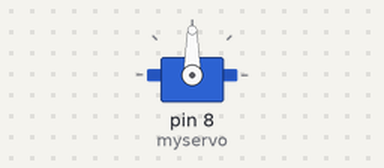
Recording of a sketch running on a simulated Arduino Uno, built with avr-gcc and run on an emulated ATmega328P. Shown: servo.

Above: at 0.05 s.
Timing chart, 0 to 4.6 s (numbered marks = the images above):
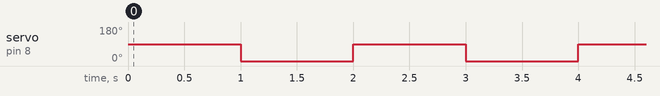

Measured:
- by itself, servo on pin 8 (myservo): alternates 90° for 1.0 s and 0° for 1.0 s

The sketch:

sketch_mar15b.ino
```cpp
#include <Servo.h>

Servo myservo;

void setup() {
  // put your setup code here, to run once:
myservo.attach(8);
}

void loop() {
myservo.write(90);
delay(1000);
myservo.writeMicroseconds(100000);
delay(1000);


}
```
